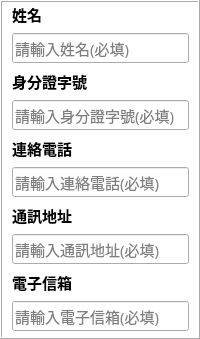
            <widget class="QFrame" name="frame_2">
             <property name="styleSheet">
              <string notr="true">QPushButton{
text-align : left;
border:0px;
}
QFrame{
background-color: rgb(255, 255, 255);

}
</string>
             </property>
             <property name="frameShape">
              <enum>QFrame::Box</enum>
             </property>
             <property name="frameShadow">
              <enum>QFrame::Raised</enum>
             </property>
             <property name="lineWidth">
              <number>1</number>
             </property>
             <property name="midLineWidth">
              <number>0</number>
             </property>
             <layout class="QGridLayout" name="gridLayout_3">
              <property name="leftMargin">
               <number>10</number>
              </property>
              <property name="topMargin">
               <number>0</number>
              </property>
              <property name="rightMargin">
               <number>9</number>
              </property>
              <property name="bottomMargin">
               <number>6</number>
              </property>
              <item row="4" column="0">
               <widget class="QPushButton" name="pushButton_personal_phone">
                <property name="sizePolicy">
                 <sizepolicy hsizetype="Minimum" vsizetype="Preferred">
                  <horstretch>0</horstretch>
                  <verstretch>0</verstretch>
                 </sizepolicy>
                </property>
                <property name="minimumSize">
                 <size>
                  <width>100</width>
                  <height>25</height>
                 </size>
                </property>
                <property name="maximumSize">
                 <size>
                  <width>100</width>
                  <height>16777215</height>
                 </size>
                </property>
                <property name="font">
                 <font>
                  <family>微軟正黑體</family>
                  <pointsize>11</pointsize>
                  <weight>75</weight>
                  <bold>true</bold>
                 </font>
                </property>
                <property name="cursor">
                 <cursorShape>PointingHandCursor</cursorShape>
                </property>
                <property name="focusPolicy">
                 <enum>Qt::NoFocus</enum>
                </property>
                <property name="styleSheet">
                 <string notr="true"/>
                </property>
                <property name="text">
                 <string>連絡電話</string>
                </property>
               </widget>
              </item>
              <item row="8" column="0" colspan="2">
               <widget class="QLineEdit" name="lineEdit_personal_address">
                <property name="font">
                 <font>
                  <family>微軟正黑體</family>
                  <pointsize>11</pointsize>
                 </font>
                </property>
                <property name="tabletTracking">
                 <bool>false</bool>
                </property>
                <property name="placeholderText">
                 <string>請輸入通訊地址(必填)</string>
                </property>
               </widget>
              </item>
              <item row="4" column="1">
               <widget class="QLabel" name="label_15">
                <property name="font">
                 <font>
                  <family>微軟正黑體</family>
                  <pointsize>11</pointsize>
                 </font>
                </property>
                <property name="text">
                 <string/>
                </property>
               </widget>
              </item>
              <item row="7" column="1">
               <widget class="QLabel" name="label_16">
                <property name="font">
                 <font>
                  <family>微軟正黑體</family>
                  <pointsize>11</pointsize>
                 </font>
                </property>
                <property name="text">
                 <string/>
                </property>
               </widget>
              </item>
              <item row="10" column="1">
               <widget class="QLabel" name="label_17">
                <property name="font">
                 <font>
                  <family>微軟正黑體</family>
                  <pointsize>11</pointsize>
                 </font>
                </property>
                <property name="text">
                 <string/>
                </property>
               </widget>
              </item>
              <item row="1" column="0" colspan="2">
               <widget class="QLineEdit" name="lineEdit_personal_name">
                <property name="font">
                 <font>
                  <family>微軟正黑體</family>
                  <pointsize>11</pointsize>
                 </font>
                </property>
                <property name="focusPolicy">
                 <enum>Qt::StrongFocus</enum>
                </property>
                <property name="placeholderText">
                 <string>請輸入姓名(必填)</string>
                </property>
               </widget>
              </item>
              <item row="7" column="0">
               <widget class="QPushButton" name="pushButton_personal_address">
                <property name="sizePolicy">
                 <sizepolicy hsizetype="Minimum" vsizetype="Preferred">
                  <horstretch>0</horstretch>
                  <verstretch>0</verstretch>
                 </sizepolicy>
                </property>
                <property name="minimumSize">
                 <size>
                  <width>100</width>
                  <height>25</height>
                 </size>
                </property>
                <property name="maximumSize">
                 <size>
                  <width>100</width>
                  <height>16777215</height>
                 </size>
                </property>
                <property name="font">
                 <font>
                  <family>微軟正黑體</family>
                  <pointsize>11</pointsize>
                  <weight>75</weight>
                  <bold>true</bold>
                 </font>
                </property>
                <property name="cursor">
                 <cursorShape>PointingHandCursor</cursorShape>
                </property>
                <property name="focusPolicy">
                 <enum>Qt::NoFocus</enum>
                </property>
                <property name="styleSheet">
                 <string notr="true"/>
                </property>
                <property name="text">
                 <string>通訊地址</string>
                </property>
               </widget>
              </item>
              <item row="10" column="0">
               <widget class="QPushButton" name="pushButton_personal_email">
                <property name="sizePolicy">
                 <sizepolicy hsizetype="Minimum" vsizetype="Preferred">
                  <horstretch>0</horstretch>
                  <verstretch>0</verstretch>
                 </sizepolicy>
                </property>
                <property name="minimumSize">
                 <size>
                  <width>100</width>
                  <height>25</height>
                 </size>
                </property>
                <property name="maximumSize">
                 <size>
                  <width>100</width>
                  <height>16777215</height>
                 </size>
                </property>
                <property name="font">
                 <font>
                  <family>微軟正黑體</family>
                  <pointsize>11</pointsize>
                  <weight>75</weight>
                  <bold>true</bold>
                 </font>
                </property>
                <property name="cursor">
                 <cursorShape>PointingHandCursor</cursorShape>
                </property>
                <property name="focusPolicy">
                 <enum>Qt::NoFocus</enum>
                </property>
                <property name="styleSheet">
                 <string notr="true">border:0px</string>
                </property>
                <property name="text">
                 <string>電子信箱</string>
                </property>
               </widget>
              </item>
              <item row="0" column="1">
               <widget class="QLabel" name="label">
                <property name="font">
                 <font>
                  <family>微軟正黑體</family>
                  <pointsize>11</pointsize>
                 </font>
                </property>
                <property name="text">
                 <string/>
                </property>
               </widget>
              </item>
              <item row="2" column="1">
               <widget class="QLabel" name="label_14">
                <property name="font">
                 <font>
                  <family>微軟正黑體</family>
                  <pointsize>11</pointsize>
                 </font>
                </property>
                <property name="text">
                 <string/>
                </property>
               </widget>
              </item>
              <item row="2" column="0">
               <widget class="QPushButton" name="pushButton_personal_id">
                <property name="sizePolicy">
                 <sizepolicy hsizetype="Minimum" vsizetype="Preferred">
                  <horstretch>0</horstretch>
                  <verstretch>0</verstretch>
                 </sizepolicy>
                </property>
                <property name="minimumSize">
                 <size>
                  <width>100</width>
                  <height>25</height>
                 </size>
                </property>
                <property name="maximumSize">
                 <size>
                  <width>100</width>
                  <height>16777215</height>
                 </size>
                </property>
                <property name="font">
                 <font>
                  <family>微軟正黑體</family>
                  <pointsize>11</pointsize>
                  <weight>75</weight>
                  <bold>true</bold>
                 </font>
                </property>
                <property name="cursor">
                 <cursorShape>PointingHandCursor</cursorShape>
                </property>
                <property name="focusPolicy">
                 <enum>Qt::NoFocus</enum>
                </property>
                <property name="styleSheet">
                 <string notr="true"/>
                </property>
                <property name="text">
                 <string>身分證字號</string>
                </property>
               </widget>
              </item>
              <item row="0" column="0">
               <widget class="QPushButton" name="pushButton_personal_name">
                <property name="sizePolicy">
                 <sizepolicy hsizetype="Minimum" vsizetype="Preferred">
                  <horstretch>0</horstretch>
                  <verstretch>0</verstretch>
                 </sizepolicy>
                </property>
                <property name="minimumSize">
                 <size>
                  <width>100</width>
                  <height>25</height>
                 </size>
                </property>
                <property name="maximumSize">
                 <size>
                  <width>100</width>
                  <height>16777215</height>
                 </size>
                </property>
                <property name="font">
                 <font>
                  <family>微軟正黑體</family>
                  <pointsize>11</pointsize>
                  <weight>75</weight>
                  <bold>true</bold>
                 </font>
                </property>
                <property name="cursor">
                 <cursorShape>PointingHandCursor</cursorShape>
                </property>
                <property name="focusPolicy">
                 <enum>Qt::NoFocus</enum>
                </property>
                <property name="styleSheet">
                 <string notr="true"/>
                </property>
                <property name="text">
                 <string>姓名</string>
                </property>
                <property name="autoDefault">
                 <bool>false</bool>
                </property>
                <property name="default">
                 <bool>false</bool>
                </property>
                <property name="flat">
                 <bool>false</bool>
                </property>
               </widget>
              </item>
              <item row="11" column="0" colspan="2">
               <widget class="QLineEdit" name="lineEdit_personal_email">
                <property name="font">
                 <font>
                  <family>微軟正黑體</family>
                  <pointsize>11</pointsize>
                 </font>
                </property>
                <property name="placeholderText">
                 <string>請輸入電子信箱(必填)</string>
                </property>
               </widget>
              </item>
              <item row="3" column="0" colspan="2">
               <widget class="QLineEdit" name="lineEdit_personal_id">
                <property name="font">
                 <font>
                  <family>微軟正黑體</family>
                  <pointsize>11</pointsize>
                 </font>
                </property>
                <property name="focusPolicy">
                 <enum>Qt::StrongFocus</enum>
                </property>
                <property name="placeholderText">
                 <string>請輸入身分證字號(必填)</string>
                </property>
               </widget>
              </item>
              <item row="5" column="0" colspan="2">
               <widget class="QLineEdit" name="lineEdit_personal_phone">
                <property name="font">
                 <font>
                  <family>微軟正黑體</family>
                  <pointsize>11</pointsize>
                 </font>
                </property>
                <property name="text">
                 <string/>
                </property>
                <property name="placeholderText">
                 <string>請輸入連絡電話(必填)</string>
                </property>
               </widget>
              </item>
             </layout>
            </widget>
